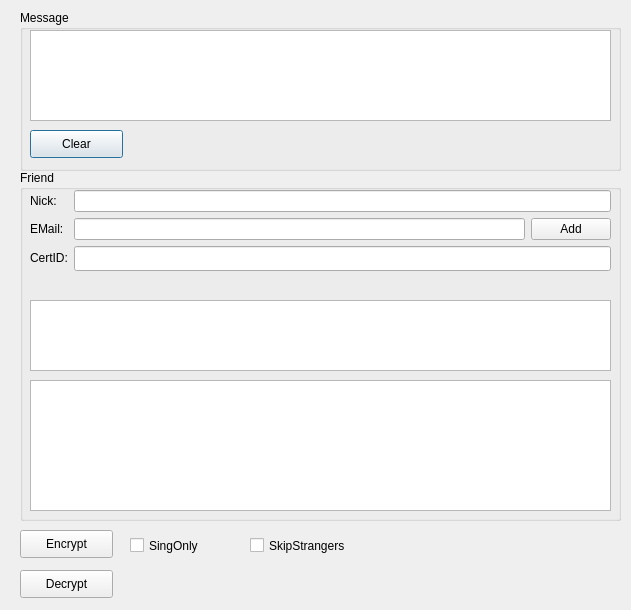
<?xml version="1.0" encoding="UTF-8"?>
<ui version="4.0">
 <class>AssistantDialog</class>
 <widget class="QDialog" name="AssistantDialog">
  <property name="geometry">
   <rect>
    <x>0</x>
    <y>0</y>
    <width>631</width>
    <height>610</height>
   </rect>
  </property>
  <property name="windowTitle">
   <string>im Assistant</string>
  </property>
  <widget class="QGroupBox" name="grpMsg">
   <property name="geometry">
    <rect>
     <x>20</x>
     <y>10</y>
     <width>601</width>
     <height>161</height>
    </rect>
   </property>
   <property name="title">
    <string>Message</string>
   </property>
   <widget class="QTextEdit" name="txtInput">
    <property name="geometry">
     <rect>
      <x>10</x>
      <y>20</y>
      <width>581</width>
      <height>91</height>
     </rect>
    </property>
    <property name="font">
     <font>
      <family>Fixedsys</family>
      <pointsize>10</pointsize>
     </font>
    </property>
   </widget>
   <widget class="QPushButton" name="btnClearInput">
    <property name="geometry">
     <rect>
      <x>10</x>
      <y>120</y>
      <width>93</width>
      <height>28</height>
     </rect>
    </property>
    <property name="text">
     <string>Clear</string>
    </property>
   </widget>
  </widget>
  <widget class="QGroupBox" name="grpFriend">
   <property name="geometry">
    <rect>
     <x>20</x>
     <y>170</y>
     <width>601</width>
     <height>351</height>
    </rect>
   </property>
   <property name="title">
    <string>Friend</string>
   </property>
   <widget class="QWidget" name="formLayoutWidget">
    <property name="geometry">
     <rect>
      <x>10</x>
      <y>20</y>
      <width>581</width>
      <height>101</height>
     </rect>
    </property>
    <layout class="QFormLayout" name="formLayout">
     <item row="1" column="0">
      <widget class="QLabel" name="lbEmail">
       <property name="text">
        <string>EMail:</string>
       </property>
      </widget>
     </item>
     <item row="2" column="0">
      <widget class="QLabel" name="lbCertId">
       <property name="text">
        <string>CertID:</string>
       </property>
      </widget>
     </item>
     <item row="2" column="1">
      <widget class="QLineEdit" name="leCertId">
       <property name="font">
        <font>
         <family>Fixedsys</family>
         <pointsize>10</pointsize>
         <weight>75</weight>
         <bold>true</bold>
        </font>
       </property>
       <property name="readOnly">
        <bool>true</bool>
       </property>
      </widget>
     </item>
     <item row="1" column="1">
      <layout class="QHBoxLayout" name="horizontalLayout">
       <item>
        <widget class="QLineEdit" name="leEmail">
         <property name="readOnly">
          <bool>true</bool>
         </property>
        </widget>
       </item>
       <item>
        <widget class="QPushButton" name="btnAddFriend">
         <property name="text">
          <string>Add</string>
         </property>
        </widget>
       </item>
      </layout>
     </item>
     <item row="0" column="0">
      <widget class="QLabel" name="lbNick">
       <property name="text">
        <string>Nick:</string>
       </property>
      </widget>
     </item>
     <item row="0" column="1">
      <widget class="QLineEdit" name="leNick">
       <property name="readOnly">
        <bool>true</bool>
       </property>
      </widget>
     </item>
    </layout>
   </widget>
   <widget class="QTextEdit" name="txtOutput">
    <property name="geometry">
     <rect>
      <x>10</x>
      <y>210</y>
      <width>581</width>
      <height>131</height>
     </rect>
    </property>
    <property name="font">
     <font>
      <family>Fixedsys</family>
      <pointsize>6</pointsize>
      <weight>50</weight>
      <bold>false</bold>
     </font>
    </property>
    <property name="readOnly">
     <bool>true</bool>
    </property>
   </widget>
   <widget class="QTextEdit" name="txtCert">
    <property name="geometry">
     <rect>
      <x>10</x>
      <y>130</y>
      <width>581</width>
      <height>71</height>
     </rect>
    </property>
    <property name="font">
     <font>
      <family>Fixedsys</family>
      <pointsize>6</pointsize>
      <weight>50</weight>
      <bold>false</bold>
     </font>
    </property>
    <property name="readOnly">
     <bool>true</bool>
    </property>
   </widget>
  </widget>
  <widget class="QPushButton" name="btnEncrypt">
   <property name="geometry">
    <rect>
     <x>20</x>
     <y>530</y>
     <width>93</width>
     <height>28</height>
    </rect>
   </property>
   <property name="text">
    <string>Encrypt</string>
   </property>
  </widget>
  <widget class="QPushButton" name="btnDecrypt">
   <property name="geometry">
    <rect>
     <x>20</x>
     <y>570</y>
     <width>93</width>
     <height>28</height>
    </rect>
   </property>
   <property name="text">
    <string>Decrypt</string>
   </property>
  </widget>
  <widget class="QCheckBox" name="cbSignOnly">
   <property name="geometry">
    <rect>
     <x>130</x>
     <y>530</y>
     <width>91</width>
     <height>31</height>
    </rect>
   </property>
   <property name="text">
    <string>SingOnly</string>
   </property>
  </widget>
  <widget class="QCheckBox" name="cbSkipStrangers">
   <property name="geometry">
    <rect>
     <x>250</x>
     <y>530</y>
     <width>141</width>
     <height>31</height>
    </rect>
   </property>
   <property name="text">
    <string>SkipStrangers</string>
   </property>
  </widget>
 </widget>
 <tabstops>
  <tabstop>txtInput</tabstop>
  <tabstop>leCertId</tabstop>
  <tabstop>txtOutput</tabstop>
  <tabstop>btnEncrypt</tabstop>
  <tabstop>cbSignOnly</tabstop>
  <tabstop>cbSkipStrangers</tabstop>
  <tabstop>btnDecrypt</tabstop>
 </tabstops>
 <resources/>
 <connections/>
</ui>
